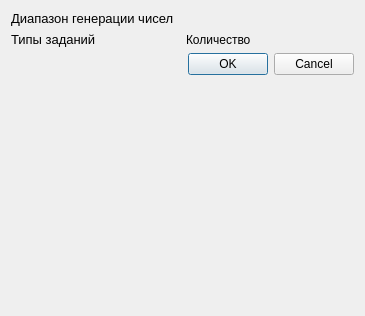
<?xml version="1.0" encoding="UTF-8"?>
<ui version="4.0">
 <class>DialogBase</class>
 <widget class="QDialog" name="DialogBase">
  <property name="geometry">
   <rect>
    <x>0</x>
    <y>0</y>
    <width>365</width>
    <height>316</height>
   </rect>
  </property>
  <property name="windowTitle">
   <string>Dialog</string>
  </property>
  <layout class="QGridLayout" name="gridLayout">
   <item row="2" column="0">
    <widget class="QDialogButtonBox" name="buttonBox">
     <property name="orientation">
      <enum>Qt::Horizontal</enum>
     </property>
     <property name="standardButtons">
      <set>QDialogButtonBox::Cancel|QDialogButtonBox::Ok</set>
     </property>
    </widget>
   </item>
   <item row="1" column="0">
    <layout class="QGridLayout" name="baseWidgetLayout">
     <item row="0" column="0">
      <widget class="QLabel" name="lblMod">
       <property name="font">
        <font>
         <pointsize>10</pointsize>
        </font>
       </property>
       <property name="text">
        <string>Типы заданий</string>
       </property>
      </widget>
     </item>
     <item row="0" column="1">
      <widget class="QLabel" name="lblCount">
       <property name="text">
        <string>Количество</string>
       </property>
      </widget>
     </item>
    </layout>
   </item>
   <item row="0" column="0">
    <layout class="QGridLayout" name="gridLayout_4">
     <item row="0" column="0">
      <widget class="QLabel" name="lblGen">
       <property name="font">
        <font>
         <pointsize>10</pointsize>
        </font>
       </property>
       <property name="text">
        <string>Диапазон генерации чисел</string>
       </property>
      </widget>
     </item>
     <item row="1" column="0">
      <layout class="QGridLayout" name="genWidgetLayout"/>
     </item>
    </layout>
   </item>
   <item row="3" column="0">
    <spacer name="verticalSpacer">
     <property name="orientation">
      <enum>Qt::Vertical</enum>
     </property>
     <property name="sizeHint" stdset="0">
      <size>
       <width>20</width>
       <height>107</height>
      </size>
     </property>
    </spacer>
   </item>
  </layout>
 </widget>
 <resources/>
 <connections/>
</ui>
